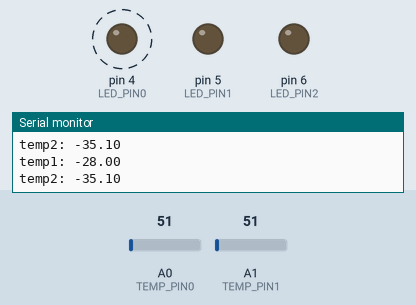
Simulated run of this sketch. Board: Arduino Uno, built with avr-gcc and run on an emulated ATmega328P. Shown: output pins drawn as LEDs (lit = HIGH), the last lines printed to the serial monitor. Dashed ring = blinking. Inputs (shaded band) come from the test bench; at power-on: A0 (TEMP_PIN0) = 51, A1 (TEMP_PIN1) = 51.

Above: at 1.8 s.
1.9 s: A0 (TEMP_PIN0) set to 98
5.4 s: A0 (TEMP_PIN0) set to 110
At 6.7 s:
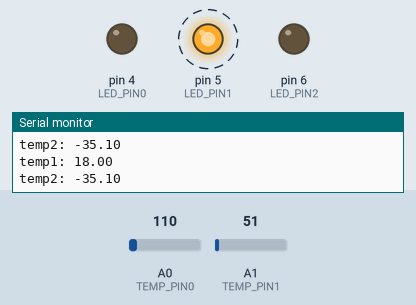
9.5 s: A0 (TEMP_PIN0) set to 86
At 10.4 s:
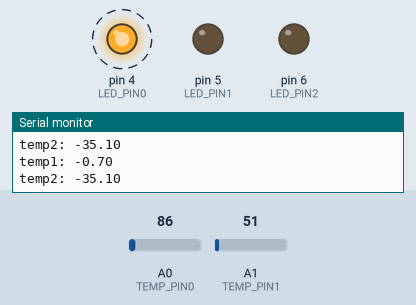
Timing chart, 0 to 19.6 s (numbered marks = the images above; inputs shaded):
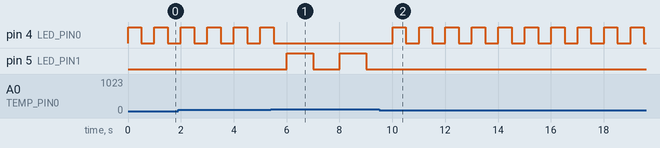

The sketch:

temp-led.ino
```cpp
const int LED_PIN0 = 4;
const int LED_PIN1 = 5;
const int LED_PIN2 = 6;
const int TEMP_PIN0 = 0;  // A0
const int TEMP_PIN1 = 1;  // A1


void setup(){
  Serial.begin(38400);
  // LED ピンを出力に設定
  pinMode(LED_PIN0, OUTPUT);
  pinMode(LED_PIN1, OUTPUT);
  pinMode(LED_PIN2, OUTPUT);
}

void lightLED(int led_pin, int interval) {
  digitalWrite(led_pin, HIGH);
  delay(interval);
  digitalWrite(led_pin, LOW);
  delay(interval);
}

void loop(){
  float temp1, temp2;
  int val;

  // 温度センサー(LM60CIZ)
  val = analogRead(TEMP_PIN0);
  val = map(val, 0, 1023, 0, 5000);
  temp1 = map(val, 174, 1205, -400, 1250) / 10.0;
  Serial.println("temp1: " + String(temp1));

  // 温度センサー(LM61CIZ)
  val = analogRead(TEMP_PIN1);
  val = map(val, 0, 1023, 0, 5000);
  temp2 = map(val, 300, 1600, -300, 1000) / 10.0;
  Serial.println("temp2: " + String(temp2));

  // RED
  if (temp1 < 18 || temp1 > 28) {
    lightLED(LED_PIN0, 500);
  }
  // YELLOW
  else if (temp1 < 20 || temp1 > 26) {
    lightLED(LED_PIN1, 1000);
  }
  // GREEN
  else {
    lightLED(LED_PIN2, 1000);
  }
}
```

Measured:
- the behaviour switches between 109 and 110 on A0 (TEMP_PIN0) (found by bisection; images 0 and 1)
- after the input at 5.4 s, pin 4 (LED_PIN0): goes on until 5.5 s, then stays LOW; pin 5 (LED_PIN1): alternates HIGH for 1.0 s and LOW for 1.0 s, starting after 0.61 s
- after the input at 9.5 s, pin 4 (LED_PIN0): alternates HIGH for 0.50 s and LOW for 0.50 s, starting after 0.51 s; pin 5 (LED_PIN1): stops changing and stays LOW
- by itself, pin 4 (LED_PIN0): alternates HIGH for 0.50 s and LOW for 0.50 s
